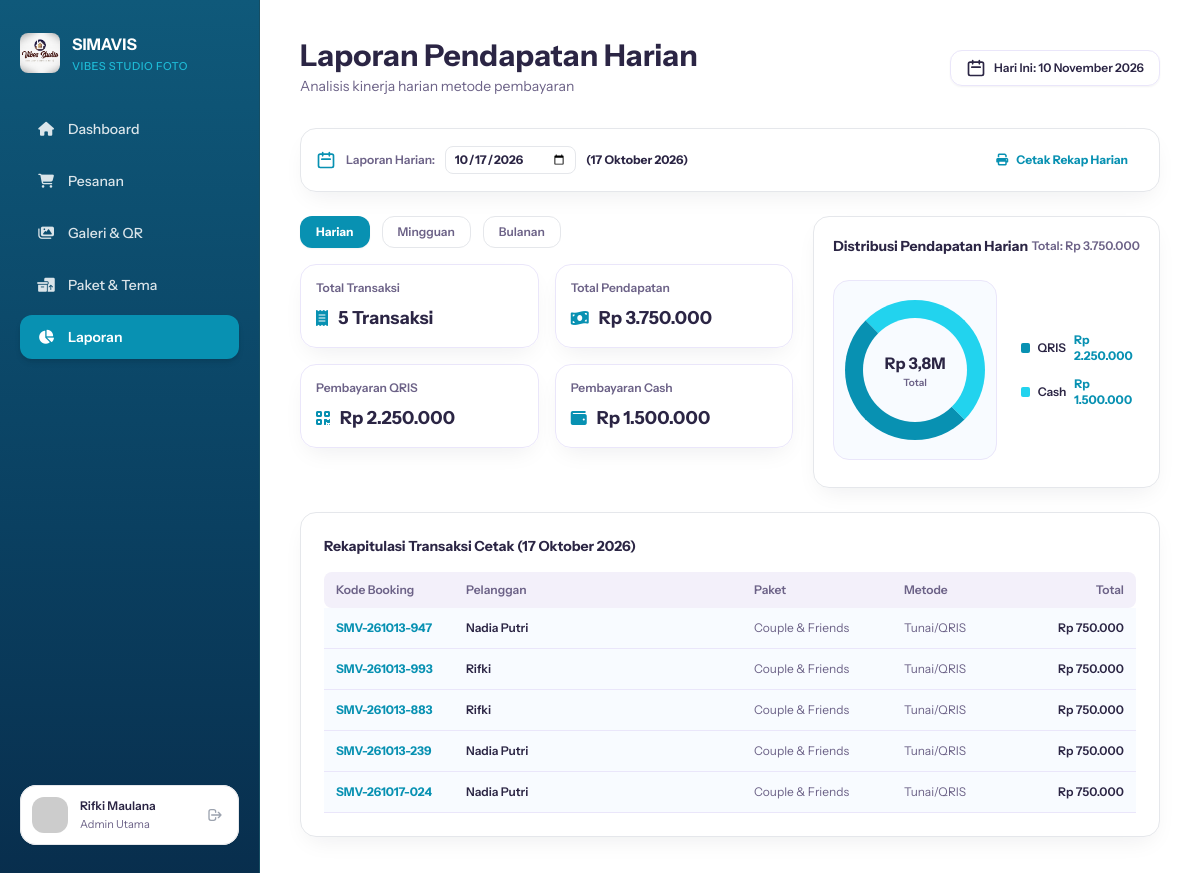
Page /staf/Laporan.php?tgl=2026-10-17 (signed in) on the committed database.
### tables this page shows
CREATE TABLE `booking` (
  `id` int(11) NOT NULL,
  `id_pelanggan` int(11) DEFAULT 1,
  `nama_lengkap` varchar(100) NOT NULL,
  `no_whatsapp` varchar(20) NOT NULL,
  `email` varchar(100) DEFAULT NULL,
  `jumlah_peserta` varchar(20) NOT NULL,
  `nama_paket` varchar(100) NOT NULL,
  `harga_paket` int(11) NOT NULL,
  `biaya_tambahan` int(11) DEFAULT 0,
  `total_harga` int(11) NOT NULL,
  `tanggal_sesi` date NOT NULL,
  `jam_sesi` varchar(50) NOT NULL,
  `kode_booking` varchar(50) NOT NULL,
  `status_pembayaran` varchar(50) DEFAULT 'Lunas',
  `status_sesi` enum('Mendatang','Selesai','Batal') DEFAULT 'Mendatang',
  `created_at` timestamp NOT NULL DEFAULT current_timestamp(),
  `rating` int(11) DEFAULT 0,
  `ulasan` text DEFAULT NULL
);

### staf/laporan.php (the view, shortened to what this page needs)
<?php
include '../koneksi.php';
function formatTanggalIndo($tanggal) {
    $bulan = [
        1 => 'Januari', 'Februari', 'Maret', 'April', 'Mei', 'Juni',
        'Juli', 'Agustus', 'September', 'Oktober', 'November', 'Desember'
    ];
    $split = explode('-', date('Y-m-d', strtotime($tanggal)));
    return $split[2] . ' ' . $bulan[(int)$split[1]] . ' ' . $split[0];
}
$tgl_pilihan = isset($_GET['tgl']) ? $_GET['tgl'] : date('Y-m-d');
$q_total_tx = mysqli_query($conn, "SELECT COUNT(*) AS total FROM booking WHERE DATE(tanggal_sesi) = '$tgl_pilihan'");
$r_total_tx = mysqli_fetch_assoc($q_total_tx);
$total_transaksi = $r_total_tx['total'] ?? 0;
$q_total_income = mysqli_query($conn, "SELECT SUM(total_harga) AS total FROM booking WHERE DATE(tanggal_sesi) = '$tgl_pilihan'");
$r_total_income = mysqli_fetch_assoc($q_total_income);
$total_pendapatan = $r_total_income['total'] ?? 0;
$pendapatan_qris = $total_pendapatan * 0.6;
$pendapatan_cash = $total_pendapatan * 0.4;
$q_detail_tx = mysqli_query($conn, "SELECT * FROM booking WHERE DATE(tanggal_sesi) = '$tgl_pilihan' ORDER BY id DESC");
?>
<!DOCTYPE html>
<html lang="id">
<head>
  <script src="https://cdn.tailwindcss.com"></script>
  <link rel="stylesheet" href="https://cdnjs.cloudflare.com/ajax/libs/font-awesome/6.4.0/css/all.min.css">
</head>
<body class="bg-[#F8FAFC] flex h-screen w-screen overflow-hidden">
  <aside class="w-[260px] h-full flex-shrink-0 p-5 pt-8 pb-8 flex flex-col justify-between items-start border-r border-[#164E63]"
         style="background: linear-gradient(180deg, #0F597A 0%, #0A4061 60%, #082E4D 100%);">
    <div class="w-full flex flex-col justify-start items-start gap-8">
      <div class="flex justify-start items-center gap-3">
        <img src="../user/asset/logo.jpeg" alt="Logo SIMAVIS" class="w10 h-10 rounded-lg object-cover shadow-xs" />
        <div class="flex flex-col justify-start items-start gap-0.5">
          <div class="text-white text-base font-bold">SIMAVIS</div>
          <div class="text-[#22D3EE]/80 text-[11px] font-medium uppercase tracking-wider">Vibes Studio Foto</div>
        </div>
      </div>
      <nav class="w-full flex flex-col gap-2">
            <a href="dashboard.php" class="w-full px-4 py-3 rounded-xl flex justify-start items-center gap-3 text-white/85 hover:bg-white/10 transition-colors font-medium text-sm">
                <i class="fa-solid fa-house w-5 text-center"></i>
                <span class="flex-1">Dashboard</span>
            </a>
            <a href="pesanan.php" class="w-full px-4 py-3 rounded-xl flex justify-start items-center gap-3 text-white/85 hover:bg-white/10 transition-colors font-medium text-sm">
                <i class="fa-solid fa-cart-shopping w-5 text-center"></i>
                <span class="flex-1">Pesanan</span>
            </a>
            <a href="galeri.php" class="w-full px-4 py-3 rounded-xl flex justify-start items-center gap-3 text-white/85 hover:bg-white/10 transition-colors font-medium text-sm">
                <i class="fa-solid fa-images w-5 text-center"></i>
                <span class="flex-1">Galeri & QR</span>
            </a>
            <a href="paket.php" class="w-full px-4 py-3 rounded-xl flex justify-start items-center gap-3 text-white/85 hover:bg-white/10 transition-colors font-medium text-sm">
            <i class="fa-solid fa-boxes-packing w-5 text-center"></i>
            <span class="flex-1">Paket & Tema</span>
            </a>
            <a href="laporan.php" class="w-full px-4 py-3 bg-[#0891B2] rounded-xl flex justify-start items-center gap-3 text-white font-semibold text-sm shadow-md">
                <i class="fa-solid fa-chart-pie w-5 text-center"></i>
                <span class="flex-1">Laporan</span>
            </a>
        </nav>
    </div>
    <div class="w-full p-3 bg-white rounded-2xl outline outline-1 outline-[#E5E7EB] -outline-offset-1 flex justify-start items-center gap-3 shadow-sm">
      <img class="w-9 h-9 rounded-xl flex-shrink-0" src="https://placehold.co/36x36" alt="User Profile" />
      <div class="flex-1 flex flex-col justify-start items-start gap-0.5 min-w-0">
        <div class="text-[#2B2544] text-xs font-semibold truncate w-full"><?= htmlspecialchars($_SESSION['nama_staf'] ?? 'Dimas Prayoga'); ?></div>
        <div class="text-[#6C6287] text-[11px] font-normal truncate w-full">Admin Utama</div>
      </div>
      <a href="login.php" title="Keluar" class="p-1 text-gray-400 hover:text-red-500 transition-colors">
        <svg xmlns="http://www.w3.org/2000/svg" class="w-4 h-4" fill="none" viewBox="0 0 24 24" stroke="currentColor">
          <path stroke-linecap="round" stroke-linejoin="round" stroke-width="2" d="M17 16l4-4m0 0l-4-4m4 4H7m6 4v1a3 3 0 01-3 3H6a3 3 0 01-3-3V7a3 3 0 013-3h4a3 3 0 013 3v1" />
        </svg>
      </a>
    </div>
  </aside>
  <main class="flex-1 h-full flex flex-col min-w-0 overflow-hidden bg-white">
    <div class="flex-1 overflow-y-auto p-8 lg:p-10 flex flex-col gap-6 custom-scrollbar">
      <div class="flex justify-between items-center w-full pb-2">
        <div class="flex flex-col gap-1">
          <h1 class="text-[#2B2544] text-2xl lg:text-[30px] font-bold">Laporan Pendapatan Harian</h1>
          <p class="text-[#6C6287] text-sm font-normal">Analisis kinerja harian metode pembayaran</p>
        </div>
        <div class="flex items-center gap-3">
          <div class="px-4 py-2 bg-white shadow-sm rounded-xl outline outline-1 outline-[#EAE6FA] -outline-offset-1 flex items-center gap-2">
            <svg class="w-5 h-5 text-[#2B2544] shrink-0" fill="none" viewBox="0 0 24 24" stroke="currentColor">
                <path stroke-linecap="round" stroke-linejoin="round" stroke-width="2" d="M8 7V3m8 4V3m-9 8h10M5 21h14a2 2 0 002-2V7a2 2 0 00-2-2H5a2 2 0 00-2 2v12a2 2 0 002 2z"/>
            </svg>
            <span class="text-[#2B2544] text-xs font-semibold">Hari Ini: <?= formatTanggalIndo(date('Y-m-d')); ?></span>
          </div>
        </div>
      </div>
      <form method="GET" action="" class="p-4 bg-white shadow-[0px_10px_24px_-8px_rgba(15,23,42,0.08)] rounded-2xl outline outline-1 outline-[#E5E7EB] -outline-offset-1 flex justify-between items-center w-full">
        <div class="flex items-center gap-2.5 whitespace-nowrap text-[#2B2544]">
          <svg class="w-5 h-5 text-[#0891B2] shrink-0" fill="none" viewBox="0 0 24 24" stroke="currentColor">
            <path stroke-linecap="round" stroke-linejoin="round" stroke-width="2" d="M8 7V3m8 4V3m-9 8h10M5 21h14a2 2 0 002-2V7a2 2 0 00-2-2H5a2 2 0 00-2 2v12a2 2 0 002 2z"/>
          </svg>
          <span class="text-xs font-semibold text-[#6C6287]">Laporan Harian:</span>
          <input type="date" name="tgl" value="<?= $tgl_pilihan; ?>" onchange="this.form.submit()" class="text-xs font-bold text-[#2B2544] bg-transparent focus:outline-none cursor-pointer border border-gray-200 rounded-lg px-2 py-1" />
          <span class="text-xs font-bold text-[#2B2544]">
            (<?= formatTanggalIndo($tgl_pilihan); ?>)
          </span>
        </div>
        <button type="button" onclick="window.print()" class="px-4 py-2 bg-[#0891B2]/13 hover:bg-[#0891B2]/20 transition-colors rounded-xl text-[#0891B2] font-bold text-xs flex items-center gap-2 shrink-0 whitespace-nowrap">
          <i class="fa-solid fa-print"></i>
          <span>Cetak Rekap Harian</span>
        </button>
      </form>
      <div class="grid grid-cols-1 lg:grid-cols-12 gap-5 items-stretch">
        <div class="lg:col-span-7 flex flex-col gap-4">
          <div class="flex items-center gap-3">
            <a href="Laporan.php" class="px-4 py-2 bg-[#0891B2] text-white font-bold text-xs rounded-xl shadow-sm transition-colors">Harian</a>
            <a href="LaporanMingguan.php" class="px-4 py-2 bg-white text-[#6C6287] font-semibold text-xs rounded-xl outline outline-1 outline-[#E5E7EB] -outline-offset-1 hover:bg-gray-50 transition-colors">Mingguan</a>
            <a href="LaporanBulanan.php" class="px-4 py-2 bg-white text-[#6C6287] font-semibold text-xs rounded-xl outline outline-1 outline-[#E5E7EB] -outline-offset-1 hover:bg-gray-50 transition-colors">Bulanan</a>
          </div>
          <div class="grid grid-cols-2 gap-4">
            <div class="p-4 bg-white/75 backdrop-blur-md shadow-[0px_10px_24px_-8px_rgba(15,23,42,0.08)] rounded-2xl outline outline-1 outline-[#EAE6FA] -outline-offset-1 flex flex-col gap-2">
              <span class="text-[#6C6287] text-xs font-semibold">Total Transaksi</span>
              <div class="flex items-center gap-2.5">
                <i class="fa-solid fa-receipt text-[#0891B2]"></i>
                <span class="text-[#2B2544] text-lg font-bold"><?= $total_transaksi; ?> Transaksi</span>
              </div>
            </div>
            <div class="p-4 bg-white/75 backdrop-blur-md shadow-[0px_10px_24px_-8px_rgba(15,23,42,0.08)] rounded-2xl outline outline-1 outline-[#EAE6FA] -outline-offset-1 flex flex-col gap-2">
              <span class="text-[#6C6287] text-xs font-semibold">Total Pendapatan</span>
              <div class="flex items-center gap-2.5">
                <i class="fa-solid fa-money-bill-wave text-[#0891B2]"></i>
                <span class="text-[#2B2544] text-lg font-bold">Rp <?= number_format($total_pendapatan, 0, ',', '.'); ?></span>
              </div>
            </div>
            <div class="p-4 bg-white/75 backdrop-blur-md shadow-[0px_10px_24px_-8px_rgba(15,23,42,0.08)] rounded-2xl outline outline-1 outline-[#EAE6FA] -outline-offset-1 flex flex-col gap-2">
              <span class="text-[#6C6287] text-xs font-semibold">Pembayaran QRIS</span>
              <div class="flex items-center gap-2.5">
                <i class="fa-solid fa-qrcode text-[#0891B2]"></i>
                <span class="text-[#2B2544] text-lg font-bold">Rp <?= number_format($pendapatan_qris, 0, ',', '.'); ?></span>
              </div>
            </div>
            <div class="p-4 bg-white/75 backdrop-blur-md shadow-[0px_10px_24px_-8px_rgba(15,23,42,0.08)] rounded-2xl outline outline-1 outline-[#EAE6FA] -outline-offset-1 flex flex-col gap-2">
              <span class="text-[#6C6287] text-xs font-semibold">Pembayaran Cash</span>
              <div class="flex items-center gap-2.5">
                <i class="fa-solid fa-wallet text-[#0891B2]"></i>
                <span class="text-[#2B2544] text-lg font-bold">Rp <?= number_format($pendapatan_cash, 0, ',', '.'); ?></span>
              </div>
            </div>
          </div>
        </div>
        <div class="lg:col-span-5 p-5 bg-white shadow-[0px_10px_24px_-8px_rgba(15,23,42,0.08)] rounded-2xl outline outline-1 outline-[#E5E7EB] -outline-offset-1 flex flex-col justify-between gap-4">
          <div class="flex justify-between items-center">
            <h3 class="text-[#2B2544] text-sm font-bold">Distribusi Pendapatan Harian</h3>
            <span class="text-[#6C6287] text-xs font-semibold">Total: Rp <?= number_format($total_pendapatan, 0, ',', '.'); ?></span>
          </div>
          <div class="flex justify-center items-center gap-6 py-2">
            <div class="w-[180px] h-[180px] relative bg-[#F8FBFF] rounded-2xl border border-[#EAE6FA] flex flex-col justify-center items-center">
              <div class="w-[140px] h-[140px] rounded-full border-[18px] border-[#0891B2] border-t-[#22D3EE] border-r-[#22D3EE] flex flex-col justify-center items-center">
                <span class="text-[#2B2544] text-base font-bold">Rp <?= ($total_pendapatan >= 1000000) ? number_format($total_pendapatan/1000000, 1, ',', '.') . 'M' : number_format($total_pendapatan/1000, 0, ',', '.') . 'k'; ?></span>
                <span class="text-[#6C6287] text-[10px] font-semibold">Total</span>
              </div>
            </div>
            <div class="flex flex-col gap-3">
              <div class="flex items-center gap-2">
                <div class="w-2.5 h-2.5 bg-[#0891B2] rounded-sm"></div>
                <span class="text-[#2B2544] text-xs font-semibold">QRIS</span>
                <span class="text-[#0891B2] text-xs font-bold ml-auto">Rp <?= number_format($pendapatan_qris, 0, ',', '.'); ?></span>
              </div>
              <div class="flex items-center gap-2">
                <div class="w-2.5 h-2.5 bg-[#22D3EE] rounded-sm"></div>
                <span class="text-[#2B2544] text-xs font-semibold">Cash</span>
                <span class="text-[#0891B2] text-xs font-bold ml-auto">Rp <?= number_format($pendapatan_cash, 0, ',', '.'); ?></span>
              </div>
            </div>
          </div>
        </div>
      </div>
      <div class="p-6 bg-white shadow-[0px_10px_24px_-8px_rgba(15,23,42,0.08)] rounded-2xl outline outline-1 outline-[#E5E7EB] -outline-offset-1 flex flex-col gap-4">
        <h3 class="text-[#2B2544] text-sm font-bold">Rekapitulasi Transaksi Cetak (<?= formatTanggalIndo($tgl_pilihan); ?>)</h3>
        <div class="flex flex-col overflow-x-auto custom-scrollbar">
          <div class="px-3 py-2.5 bg-[#F3F0FA] rounded-lg flex items-center text-xs font-semibold text-[#6C6287] min-w-[500px]">
            <div class="w-[130px]">Kode Booking</div>
            <div class="flex-1">Pelanggan</div>
            <div class="w-[150px]">Paket</div>
            <div class="w-[100px]">Metode</div>
            <div class="w-[120px] text-right">Total</div>
          </div>
          <?php if ($q_detail_tx && mysqli_num_rows($q_detail_tx) > 0) :
              while ($row = mysqli_fetch_assoc($q_detail_tx)) :
          ?>
          <div class="p-3 bg-[#F8FBFF] border-b border-[#EAE6FA] flex items-center text-xs min-w-[500px]">
            <div class="w-[130px] font-bold text-[#0891B2]"><?= htmlspecialchars($row['kode_booking']); ?></div>
            <div class="flex-1 font-semibold text-[#2B2544]"><?= htmlspecialchars($row['nama_lengkap'] ?? 'Pelanggan'); ?></div>
            <div class="w-[150px] text-[#6C6287] truncate"><?= htmlspecialchars($row['nama_paket'] ?? '-'); ?></div>
            <div class="w-[100px] text-[#6C6287]">Tunai/QRIS</div>
            <div class="w-[120px] text-right font-semibold text-[#2B2544]">Rp <?= number_format($row['total_harga'] ?? 0, 0, ',', '.'); ?></div>
          </div>
          <?php endwhile;
          else : ?>
          <div class="p-6 text-center text-xs text-gray-400">
            Tidak ada transaksi lunas pada tanggal <?= formatTanggalIndo($tgl_pilihan); ?>.
          </div>
          <?php endif; ?>
        </div>
      </div>
    </div>
  </main>
</body>
</html>

### staf/laporan.php (style rules this page uses)
body { font-family: 'Instrument Sans', sans-serif; }

### rows in the picture
booking: kode_booking "SMV-261013-947", nama_lengkap "Nadia Putri", nama_paket "Couple & Friends", total_harga "750.000"
booking: kode_booking "SMV-261013-993", nama_lengkap "Rifki", nama_paket "Couple & Friends", total_harga "750.000"
booking: kode_booking "SMV-261013-883", nama_lengkap "Rifki", nama_paket "Couple & Friends", total_harga "750.000"
booking: kode_booking "SMV-261013-239", nama_lengkap "Nadia Putri", nama_paket "Couple & Friends", total_harga "750.000"
booking: kode_booking "SMV-261017-024", nama_lengkap "Nadia Putri", nama_paket "Couple & Friends", total_harga "750.000"

### other values in the picture
$_SESSION['nama_staf'] "Rifki Maulana"
formatTanggalIndo($tgl_pilihan) "17 Oktober 2026"
$total_transaksi "5"
$total_pendapatan "3.750.000"
$pendapatan_qris "2.250.000"
$pendapatan_cash "1.500.000"
$total_pendapatan/1000000 "3,8"
